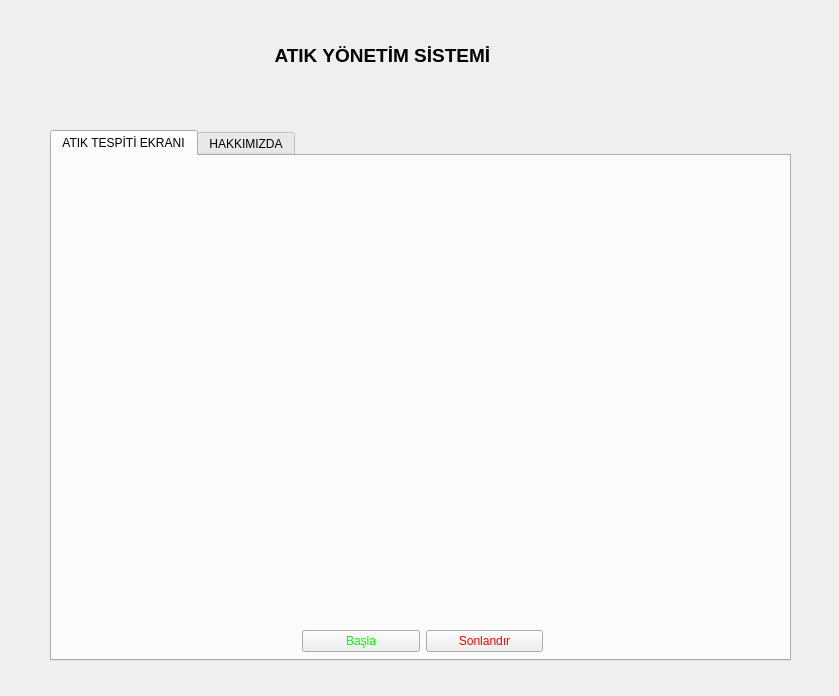
<?xml version="1.0" encoding="UTF-8"?>
<ui version="4.0">
 <class>Kullanici_paneli</class>
 <widget class="QMainWindow" name="Kullanici_paneli">
  <property name="geometry">
   <rect>
    <x>0</x>
    <y>0</y>
    <width>839</width>
    <height>696</height>
   </rect>
  </property>
  <property name="cursor">
   <cursorShape>ArrowCursor</cursorShape>
  </property>
  <property name="mouseTracking">
   <bool>true</bool>
  </property>
  <property name="windowTitle">
   <string>MainWindow</string>
  </property>
  <widget class="QWidget" name="centralwidget">
   <widget class="QTabWidget" name="tabWidget">
    <property name="geometry">
     <rect>
      <x>50</x>
      <y>130</y>
      <width>741</width>
      <height>531</height>
     </rect>
    </property>
    <property name="currentIndex">
     <number>0</number>
    </property>
    <widget class="QWidget" name="tab">
     <attribute name="title">
      <string>ATIK TESPİTİ EKRANI</string>
     </attribute>
     <widget class="QLabel" name="frame_degiskeni">
      <property name="geometry">
       <rect>
        <x>50</x>
        <y>0</y>
        <width>641</width>
        <height>461</height>
       </rect>
      </property>
      <property name="cursor">
       <cursorShape>ArrowCursor</cursorShape>
      </property>
      <property name="mouseTracking">
       <bool>false</bool>
      </property>
      <property name="text">
       <string/>
      </property>
     </widget>
     <widget class="QWidget" name="layoutWidget">
      <property name="geometry">
       <rect>
        <x>250</x>
        <y>470</y>
        <width>241</width>
        <height>30</height>
       </rect>
      </property>
      <layout class="QHBoxLayout" name="horizontalLayout">
       <item>
        <widget class="QPushButton" name="basla">
         <property name="styleSheet">
          <string notr="true">color: rgb(0, 255, 0);</string>
         </property>
         <property name="text">
          <string>Başla</string>
         </property>
        </widget>
       </item>
       <item>
        <widget class="QPushButton" name="sonlandir">
         <property name="styleSheet">
          <string notr="true">color: rgb(255, 0, 0);</string>
         </property>
         <property name="text">
          <string>Sonlandır</string>
         </property>
        </widget>
       </item>
      </layout>
     </widget>
    </widget>
    <widget class="QWidget" name="tab_2">
     <attribute name="title">
      <string>HAKKIMIZDA</string>
     </attribute>
     <widget class="QLabel" name="label_2">
      <property name="geometry">
       <rect>
        <x>110</x>
        <y>20</y>
        <width>521</width>
        <height>371</height>
       </rect>
      </property>
      <property name="text">
       <string notr="true">&lt;!DOCTYPE HTML PUBLIC &quot;-//W3C//DTD HTML 4.0//EN&quot; &quot;http://www.w3.org/TR/REC-html40/strict.dtd&quot;&gt;
&lt;html&gt;&lt;head&gt;&lt;meta name=&quot;qrichtext&quot; content=&quot;1&quot; /&gt;&lt;style type=&quot;text/css&quot;&gt;
p, li { white-space: pre-wrap; }
&lt;/style&gt;&lt;/head&gt;&lt;body style=&quot; font-family:'MS Shell Dlg 2'; font-size:8pt; font-weight:400; font-style:normal;&quot;&gt;
&lt;p align=&quot;center&quot; style=&quot; margin-top:0px; margin-bottom:0px; margin-left:0px; margin-right:0px; -qt-block-indent:0; text-indent:0px;&quot;&gt;&lt;span style=&quot; font-size:12pt; font-weight:600; font-style:italic; color:#000000;&quot;&gt;ISPARTA UYGULAMALI BİLİMLER ÜNİVERSİTESİ&lt;br /&gt;BİLGİSAYAR MÜHENDİSLİĞİ BÖLÜMÜ&lt;br /&gt;BİTİRME TEZİ PROJESİ&lt;/span&gt;&lt;/p&gt;
&lt;p align=&quot;center&quot; style=&quot;-qt-paragraph-type:empty; margin-top:12px; margin-bottom:12px; margin-left:0px; margin-right:0px; -qt-block-indent:0; text-indent:0px; font-size:12pt; font-style:italic; color:#55aaff;&quot;&gt;&lt;br /&gt;&lt;/p&gt;
&lt;p align=&quot;center&quot; style=&quot; margin-top:12px; margin-bottom:12px; margin-left:0px; margin-right:0px; -qt-block-indent:0; text-indent:0px;&quot;&gt;&lt;span style=&quot; font-size:12pt; color:#55aaff;&quot;&gt;&lt;br /&gt;&lt;/span&gt;&lt;/p&gt;
&lt;p align=&quot;center&quot; style=&quot;-qt-paragraph-type:empty; margin-top:12px; margin-bottom:12px; margin-left:0px; margin-right:0px; -qt-block-indent:0; text-indent:0px; font-size:12pt; color:#55aaff;&quot;&gt;&lt;br /&gt;&lt;/p&gt;
&lt;p align=&quot;center&quot; style=&quot;-qt-paragraph-type:empty; margin-top:12px; margin-bottom:12px; margin-left:0px; margin-right:0px; -qt-block-indent:0; text-indent:0px; font-size:12pt; color:#55aaff;&quot;&gt;&lt;br /&gt;&lt;/p&gt;
&lt;p align=&quot;center&quot; style=&quot;-qt-paragraph-type:empty; margin-top:12px; margin-bottom:12px; margin-left:0px; margin-right:0px; -qt-block-indent:0; text-indent:0px; font-size:12pt; color:#55aaff;&quot;&gt;&lt;br /&gt;&lt;/p&gt;
&lt;p align=&quot;center&quot; style=&quot; margin-top:12px; margin-bottom:12px; margin-left:0px; margin-right:0px; -qt-block-indent:0; text-indent:0px;&quot;&gt;&lt;span style=&quot; font-size:12pt; color:#55aaff;&quot;&gt;Merhabalar. Kullanmakta olduğunuz uygulama &lt;br /&gt;'DERİN ÖĞRENME İLE ATIK TESPİTİ' &lt;br /&gt;projesi kapsamında geliştrilmiştir.  &lt;br /&gt;&lt;br /&gt;&lt;br /&gt;&lt;/span&gt;&lt;/p&gt;&lt;/body&gt;&lt;/html&gt;</string>
      </property>
     </widget>
     <widget class="QLabel" name="label">
      <property name="geometry">
       <rect>
        <x>290</x>
        <y>100</y>
        <width>171</width>
        <height>181</height>
       </rect>
      </property>
      <property name="text">
       <string/>
      </property>
      <property name="pixmap">
       <pixmap>1595336542606.jpg</pixmap>
      </property>
      <property name="scaledContents">
       <bool>true</bool>
      </property>
     </widget>
     <widget class="QLabel" name="label_3">
      <property name="geometry">
       <rect>
        <x>530</x>
        <y>440</y>
        <width>201</width>
        <height>61</height>
       </rect>
      </property>
      <property name="text">
       <string notr="true">&lt;!DOCTYPE HTML PUBLIC &quot;-//W3C//DTD HTML 4.0//EN&quot; &quot;http://www.w3.org/TR/REC-html40/strict.dtd&quot;&gt;
&lt;html&gt;&lt;head&gt;&lt;meta name=&quot;qrichtext&quot; content=&quot;1&quot; /&gt;&lt;style type=&quot;text/css&quot;&gt;
p, li { white-space: pre-wrap; }
&lt;/style&gt;&lt;/head&gt;&lt;body style=&quot; font-family:'MS Shell Dlg 2'; font-size:8pt; font-weight:400; font-style:normal;&quot;&gt;
&lt;p align=&quot;center&quot; style=&quot; margin-top:0px; margin-bottom:0px; margin-left:0px; margin-right:0px; -qt-block-indent:0; text-indent:0px;&quot;&gt;&lt;span style=&quot; font-size:12pt; color:#55aaff;&quot;&gt;DANIŞMAN&lt;br /&gt;DOÇ. DR. Sinan UĞUZ&lt;/span&gt;&lt;/p&gt;&lt;/body&gt;&lt;/html&gt;</string>
      </property>
     </widget>
     <widget class="QLabel" name="label_6">
      <property name="geometry">
       <rect>
        <x>0</x>
        <y>440</y>
        <width>171</width>
        <height>51</height>
       </rect>
      </property>
      <property name="text">
       <string notr="true">&lt;!DOCTYPE HTML PUBLIC &quot;-//W3C//DTD HTML 4.0//EN&quot; &quot;http://www.w3.org/TR/REC-html40/strict.dtd&quot;&gt;
&lt;html&gt;&lt;head&gt;&lt;meta name=&quot;qrichtext&quot; content=&quot;1&quot; /&gt;&lt;style type=&quot;text/css&quot;&gt;
p, li { white-space: pre-wrap; }
&lt;/style&gt;&lt;/head&gt;&lt;body style=&quot; font-family:'MS Shell Dlg 2'; font-size:8pt; font-weight:400; font-style:normal;&quot;&gt;
&lt;p align=&quot;center&quot; style=&quot; margin-top:0px; margin-bottom:0px; margin-left:0px; margin-right:0px; -qt-block-indent:0; text-indent:0px;&quot;&gt;&lt;span style=&quot; font-size:12pt; color:#55aaff;&quot;&gt;GELİŞTİREN&lt;br /&gt;Ömer SOYDİNÇ&lt;/span&gt;&lt;/p&gt;&lt;/body&gt;&lt;/html&gt;</string>
      </property>
     </widget>
     <widget class="QLabel" name="label_8">
      <property name="geometry">
       <rect>
        <x>170</x>
        <y>380</y>
        <width>421</width>
        <height>91</height>
       </rect>
      </property>
      <property name="text">
       <string notr="true">&lt;!DOCTYPE HTML PUBLIC &quot;-//W3C//DTD HTML 4.0//EN&quot; &quot;http://www.w3.org/TR/REC-html40/strict.dtd&quot;&gt;
&lt;html&gt;&lt;head&gt;&lt;meta name=&quot;qrichtext&quot; content=&quot;1&quot; /&gt;&lt;style type=&quot;text/css&quot;&gt;
p, li { white-space: pre-wrap; }
&lt;/style&gt;&lt;/head&gt;&lt;body style=&quot; font-family:'MS Shell Dlg 2'; font-size:7.8pt; font-weight:400; font-style:normal;&quot;&gt;
&lt;p align=&quot;center&quot; style=&quot; margin-top:0px; margin-bottom:0px; margin-left:0px; margin-right:0px; -qt-block-indent:0; text-indent:0px;&quot;&gt;&lt;span style=&quot; font-weight:600;&quot;&gt;&amp;quot;Derin Öğrenme İle Atık Tespiti&amp;quot; projemiz &lt;/span&gt;&lt;/p&gt;
&lt;p align=&quot;center&quot; style=&quot; margin-top:0px; margin-bottom:0px; margin-left:0px; margin-right:0px; -qt-block-indent:0; text-indent:0px;&quot;&gt;&lt;span style=&quot; font-weight:600;&quot;&gt;'TÜBİTAK 2209-A' ve 'Teknofest Çevre ve Enerji Teknolojileri' &lt;/span&gt;&lt;/p&gt;
&lt;p align=&quot;center&quot; style=&quot; margin-top:0px; margin-bottom:0px; margin-left:0px; margin-right:0px; -qt-block-indent:0; text-indent:0px;&quot;&gt;&lt;span style=&quot; font-weight:600;&quot;&gt;yarışmalarına uyarlanılarak başvuruları yapılmıştır.&lt;/span&gt;&lt;span style=&quot; font-family:'Poppins','Helvetica','sans-serif'; font-size:13px; font-weight:600; color:#181c32; background-color:#ffffff;&quot;&gt; &lt;/span&gt;&lt;/p&gt;&lt;/body&gt;&lt;/html&gt;</string>
      </property>
     </widget>
    </widget>
   </widget>
   <widget class="QLabel" name="label_4">
    <property name="geometry">
     <rect>
      <x>270</x>
      <y>40</y>
      <width>291</width>
      <height>31</height>
     </rect>
    </property>
    <property name="font">
     <font>
      <pointsize>14</pointsize>
      <weight>75</weight>
      <italic>false</italic>
      <bold>true</bold>
      <underline>false</underline>
      <strikeout>false</strikeout>
      <stylestrategy>PreferDefault</stylestrategy>
      <kerning>true</kerning>
     </font>
    </property>
    <property name="cursor">
     <cursorShape>ArrowCursor</cursorShape>
    </property>
    <property name="text">
     <string> ATIK YÖNETİM SİSTEMİ </string>
    </property>
   </widget>
   <widget class="QWidget" name="horizontalLayoutWidget_8">
    <property name="geometry">
     <rect>
      <x>790</x>
      <y>90</y>
      <width>51</width>
      <height>611</height>
     </rect>
    </property>
    <layout class="QHBoxLayout" name="horizontalLayout_10"/>
   </widget>
   <widget class="QWidget" name="horizontalLayoutWidget_9">
    <property name="geometry">
     <rect>
      <x>0</x>
      <y>90</y>
      <width>51</width>
      <height>611</height>
     </rect>
    </property>
    <layout class="QHBoxLayout" name="horizontalLayout_11"/>
   </widget>
   <widget class="QWidget" name="horizontalLayoutWidget_12">
    <property name="geometry">
     <rect>
      <x>50</x>
      <y>90</y>
      <width>741</width>
      <height>41</height>
     </rect>
    </property>
    <layout class="QHBoxLayout" name="horizontalLayout_15"/>
   </widget>
   <widget class="QWidget" name="horizontalLayoutWidget_10">
    <property name="geometry">
     <rect>
      <x>50</x>
      <y>660</y>
      <width>741</width>
      <height>41</height>
     </rect>
    </property>
    <layout class="QHBoxLayout" name="horizontalLayout_12"/>
   </widget>
   <widget class="QLabel" name="label_7">
    <property name="geometry">
     <rect>
      <x>0</x>
      <y>0</y>
      <width>131</width>
      <height>91</height>
     </rect>
    </property>
    <property name="text">
     <string/>
    </property>
    <property name="pixmap">
     <pixmap>../Tez Kodlar/foto/logo.png</pixmap>
    </property>
    <property name="scaledContents">
     <bool>true</bool>
    </property>
    <property name="openExternalLinks">
     <bool>false</bool>
    </property>
    <property name="buddy">
     <cstring></cstring>
    </property>
   </widget>
   <widget class="QLabel" name="label_5">
    <property name="geometry">
     <rect>
      <x>740</x>
      <y>0</y>
      <width>101</width>
      <height>91</height>
     </rect>
    </property>
    <property name="text">
     <string/>
    </property>
    <property name="pixmap">
     <pixmap>../Tez Kodlar/foto/images.png</pixmap>
    </property>
    <property name="scaledContents">
     <bool>true</bool>
    </property>
    <property name="openExternalLinks">
     <bool>false</bool>
    </property>
    <property name="buddy">
     <cstring></cstring>
    </property>
   </widget>
   <widget class="QWidget" name="horizontalLayoutWidget_15">
    <property name="geometry">
     <rect>
      <x>0</x>
      <y>0</y>
      <width>281</width>
      <height>41</height>
     </rect>
    </property>
    <layout class="QHBoxLayout" name="horizontalLayout_18"/>
   </widget>
   <widget class="QWidget" name="horizontalLayoutWidget_16">
    <property name="geometry">
     <rect>
      <x>560</x>
      <y>0</y>
      <width>281</width>
      <height>41</height>
     </rect>
    </property>
    <layout class="QHBoxLayout" name="horizontalLayout_19"/>
   </widget>
  </widget>
 </widget>
 <resources/>
 <connections/>
</ui>
